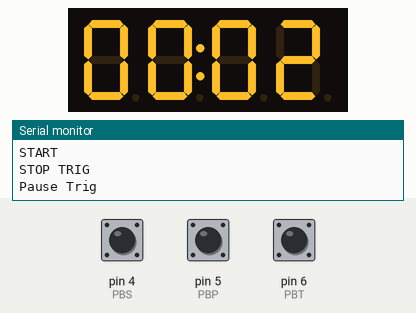
Simulated run of this sketch. Board: Arduino Uno, built with avr-gcc and run on an emulated ATmega328P. Shown: 4-digit seven-segment display, the last lines printed to the serial monitor. The test bench sets the inputs (shaded band); at power-on: pin 4 (PBS) HIGH, pin 5 (PBP) HIGH, pin 6 (PBT) HIGH.

Above: at 3.4 s.
3.5 s: pin 4 (PBS) pulled LOW for 0.15 s
At 4.1 s:
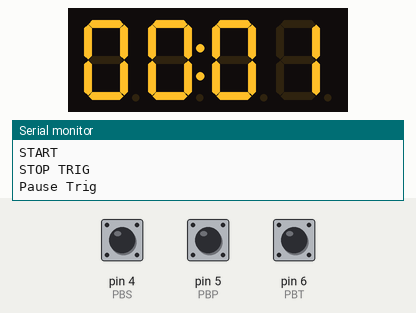
5.1 s: pin 5 (PBP) pulled LOW for 0.15 s
8.2 s: pin 6 (PBT) pulled LOW for 0.15 s
11.3 s: pin 4 (PBS) pulled LOW for 1 s
At 12.1 s:
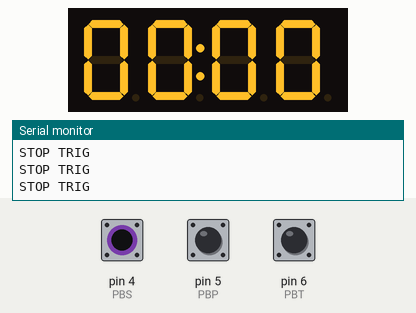
15.3 s: pin 6 (PBT) pulled LOW for 3.2 s
21.5 s: pin 5 (PBP) pulled LOW for 0.15 s
Timing chart, 0 to 24.5 s (numbered marks = the images above; inputs shaded):
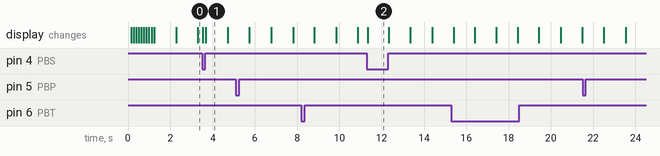

The sketch:

stopwatch.ino
```cpp
#include <TM1637Display.h>

#define CLK 3
#define DIO 2
#define PBS 4
#define PBP 5
#define PBT 6

const uint8_t allON[] = { 0xff, 0xff, 0xff, 0xff };

unsigned long prev_mill;
int min, second;
int counter = 0000;
int interval = 1000;
int state;
TM1637Display display = TM1637Display(CLK, DIO);

void setup() {
  Serial.begin(9600);
  pinMode(PBS, INPUT_PULLUP);
  pinMode(PBP, INPUT_PULLUP);
  pinMode(PBT, INPUT_PULLUP);
  display.setBrightness(5);
  int checksgs = 0000;
  for (checksgs; checksgs <= 9999; checksgs += 1111) {
    display.showNumberDecEx(checksgs,0b01000000);
    delay(100);
  }
  display.showNumberDec(allON);
  delay(1000);
  display.clear();
}

void loop() {
  if (digitalRead(PBS) == HIGH) {
    Serial.println("START");
    state = 1;
  }
  if (digitalRead(PBT) == HIGH) {
    Serial.println("STOP TRIG");
    if (state == 0) {
      counter = 0;
      min = 0;
      prev_mill = 0;
      counter = 0000;
      display.showNumberDecEx(0000, 0b01000000, true, 4, 0);
    }
  }
  if (state == 1) {
    if (digitalRead(PBP) == HIGH) {
      Serial.println("Pause Trig");
      state = 0;
    }
    unsigned long currentMillis = millis();
    if (currentMillis - prev_mill >= interval) {
      // Serial.println("MILLIS POLL");
      prev_mill = currentMillis;
      counter++;
      if (counter == 60) {
        counter = 0;
        min++;
      }
      showDisplay(counter);
    }
  }
}
void showDisplay(int value) {
  // Serial.println(value/60);
  display.showNumberDecEx(min, 0b01000000, true, 2, 0);
  display.showNumberDec(value, true, 2, 2);

}
```

Measured:
- after the input at 3.5 s, the display: first changes at once (image 1 shows a later state)
- what the display in image 1 shows lasts 1.0 s, from 3.7 s to 4.7 s
